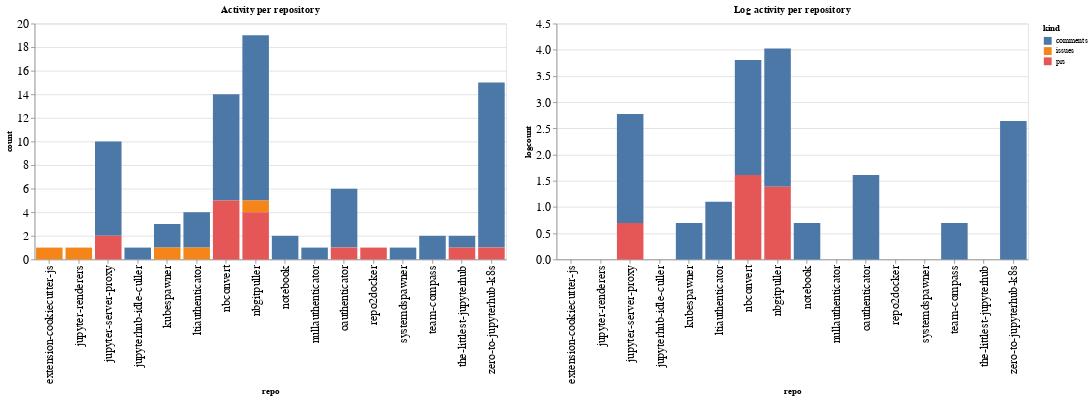

Notebook source saved alongside this figure:
### Code cell
ch1 = alt.Chart(repo_summaries, width=600, title="Activity per repository").mark_bar().encode(
    x='repo',
    y='count',
    color='kind',
    tooltip="kind"
)

ch2 = alt.Chart(repo_summaries, width=600, title="Log activity per repository").mark_bar().encode(
    x='repo',
    y='logcount',
    color='kind',
    tooltip="kind"
)

ch1 | ch2

### Figure 1 — Vega-Lite specification as saved in the notebook (floating-point values rounded to 4 significant figures)
{"config": {"axisLeft": {"labelFontSize": 15}, "axisBottom": {"labelFontSize": 15}}, "hconcat": [{"mark": "bar", "encoding": {"color": {"type": "nominal", "field": "kind"}, "tooltip": {"type": "nominal", "field": "kind"}, "x": {"type": "nominal", "field": "repo"}, "y": {"type": "quantitative", "field": "count"}}, "title": "Activity per repository", "width": 600}, {"mark": "bar", "encoding": {"color": {"type": "nominal", "field": "kind"}, "tooltip": {"type": "nominal", "field": "kind"}, "x": {"type": "nominal", "field": "repo"}, "y": {"type": "quantitative", "field": "logcount"}}, "title": "Log activity per repository", "width": 600}], "data": {"name": "data-278f48a9fdac0a5a0b6ad1cee89ef51b"}, "$schema": "https://vega.github.io/schema/vega-lite/v4.8.1.json", "datasets": {"data-278f48a9fdac0a5a0b6ad1cee89ef51b": [{"repo": "extension-cookiecutter-js", "kind": "issues", "count": 1, "logcount": 0.0}, {"repo": "jupyter-renderers", "kind": "issues", "count": 1, "logcount": 0.0}, {"repo": "jupyter-server-proxy", "kind": "comments", "count": 8, "logcount": 2.079}, {"repo": "jupyter-server-proxy", "kind": "prs", "count": 2, "logcount": 0.6931}, {"repo": "jupyterhub-idle-culler", "kind": "comments", "count": 1, "logcount": 0.0}, {"repo": "kubespawner", "kind": "comments", "count": 2, "logcount": 0.6931}, {"repo": "kubespawner", "kind": "issues", "count": 1, "logcount": 0.0}, {"repo": "ltiauthenticator", "kind": "comments", "count": 3, "logcount": 1.099}, {"repo": "ltiauthenticator", "kind": "issues", "count": 1, "logcount": 0.0}, {"repo": "nbconvert", "kind": "comments", "count": 9, "logcount": 2.197}, {"repo": "nbconvert", "kind": "prs", "count": 5, "logcount": 1.609}, {"repo": "nbgitpuller", "kind": "comments", "count": 14, "logcount": 2.639}, {"repo": "nbgitpuller", "kind": "issues", "count": 1, "logcount": 0.0}, {"repo": "nbgitpuller", "kind": "prs", "count": 4, "logcount": 1.386}, {"repo": "notebook", "kind": "comments", "count": 2, "logcount": 0.6931}, {"repo": "nullauthenticator", "kind": "comments", "count": 1, "logcount": 0.0}, {"repo": "oauthenticator", "kind": "comments", "count": 5, "logcount": 1.609}, {"repo": "oauthenticator", "kind": "prs", "count": 1, "logcount": 0.0}, {"repo": "repo2docker", "kind": "prs", "count": 1, "logcount": 0.0}, {"repo": "systemdspawner", "kind": "comments", "count": 1, "logcount": 0.0}, {"repo": "team-compass", "kind": "comments", "count": 2, "logcount": 0.6931}, {"repo": "the-littlest-jupyterhub", "kind": "comments", "count": 1, "logcount": 0.0}, {"repo": "the-littlest-jupyterhub", "kind": "prs", "count": 1, "logcount": 0.0}, {"repo": "zero-to-jupyterhub-k8s", "kind": "comments", "count": 14, "logcount": 2.639}, {"repo": "zero-to-jupyterhub-k8s", "kind": "prs", "count": 1, "logcount": 0.0}]}}
